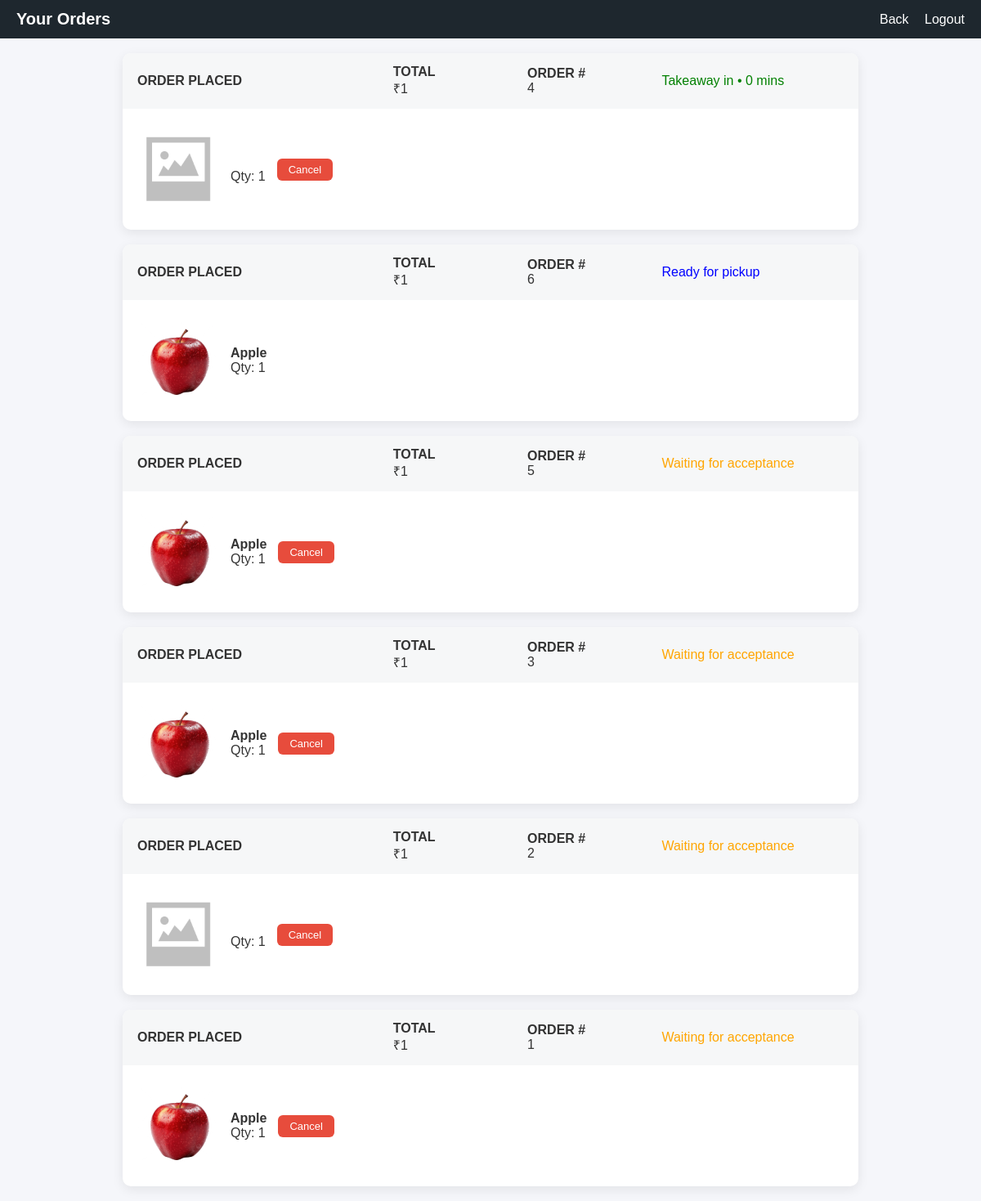
The page /order_history (signed in) on the database its author committed.
### tables this page shows
CREATE TABLE orders (
    id INTEGER PRIMARY KEY AUTOINCREMENT,
    customer_id INTEGER NOT NULL,
    stall_id INTEGER NOT NULL,
    price INTEGER,
    token INTEGER NOT NULL,
    status TEXT CHECK(
        status IN ('pending','accepted','rejected','ready','cancelled')
    ) DEFAULT 'pending',
    created_at DATETIME DEFAULT CURRENT_TIMESTAMP,
    accepted_at DATETIME,
    prep_time INTEGER,
    is_deleted INTEGER DEFAULT 0,
    FOREIGN KEY(customer_id) REFERENCES users(id) ON DELETE RESTRICT,
    FOREIGN KEY(stall_id) REFERENCES stalls(id) ON DELETE RESTRICT,
    UNIQUE(stall_id, token)
);

CREATE TABLE order_items (
    id INTEGER PRIMARY KEY AUTOINCREMENT,
    order_id INTEGER NOT NULL,
    product_id INTEGER NOT NULL,
    quantity INTEGER CHECK(quantity > 0) DEFAULT 1,
    FOREIGN KEY(order_id) REFERENCES orders(id) ON DELETE CASCADE,
    FOREIGN KEY(product_id) REFERENCES products(id) ON DELETE RESTRICT
);

CREATE TABLE products (
    id INTEGER PRIMARY KEY AUTOINCREMENT,
    stall_id INTEGER NOT NULL,
    product_name TEXT NOT NULL,
    price INTEGER NOT NULL,
    prep_time INTEGER NOT NULL,
    availability INTEGER CHECK(availability >= 0) DEFAULT 1,
    image TEXT,
    is_active INTEGER DEFAULT 1,
    FOREIGN KEY(stall_id) REFERENCES stalls(id) ON DELETE RESTRICT
);

### app.py (the view)
@app.route("/order_history")
def order_history():
    user=current_user()
    if not user or user["role"] != "customer":
        return redirect("/login")
    db = get_db()
    orders = db.execute("""
        SELECT
        o.id,
        o.token,
        o.status,
        COALESCE(SUM(oi.quantity * p.price), o.price) AS total_price,
        o.accepted_at,
        GROUP_CONCAT(
        COALESCE(p.product_name, '[Deleted Product]') || ' x' || oi.quantity
        ) AS item,
        SUM(p.prep_time * oi.quantity) AS prep_time
    FROM orders o
    LEFT JOIN order_items oi ON oi.order_id = o.id
    LEFT JOIN products p ON p.id = oi.product_id
    WHERE o.customer_id = ?
    GROUP BY
        o.id
ORDER BY
    CASE o.status
        WHEN 'accepted' THEN 1
        WHEN 'ready' THEN 1
        WHEN 'pending' THEN 2
        WHEN 'cancelled' THEN 3
        WHEN 'rejected' THEN 3
    END,
    o.id DESC
    """, (user["id"],)).fetchall()
    orders_with_eta = []
    orders_with_eta = apply_eta_queue(orders)
    order_items = {}
    for o in orders_with_eta:
        items = db.execute("""
        SELECT
        COALESCE(p.product_name, '[Deleted Product]') AS product_name,
        oi.quantity,
        p.image
        FROM order_items oi
        LEFT JOIN products p ON oi.product_id = p.id
        WHERE oi.order_id=?
        """, (o["id"],)).fetchall()
        order_items[o["id"]] = items
    db.close()
    return render_template(
        "your_orders.html",
        orders=orders_with_eta,
        order_items=order_items
    )

### app.py (called while the page is built)
def current_user():
    sid = session.get("active_sid")
    if not sid:
        return None
    sessions = session.get("sessions", {})
    user = sessions.get(sid)
    user = dict(user)
    if not user:
        return None
    user = dict(user)
    if "user" not in user:
        if "id" in user:
            user["user"] = user["id"]
        elif "user_id" in user:
            user["user"] = user["user_id"]
    return user

def get_db():
    conn = sqlite3.connect("database.db", timeout=10, check_same_thread=False)
    conn.row_factory = sqlite3.Row
    return conn

@app.context_processor
def inject_current_user():
    return dict(current_user=current_user)

### templates/your_orders.html (shortened to what this page needs)
{% extends "layout.html" %}
{% block content %}
<header class="navbar">
    <h1 class="logo">Your Orders</h1>
    <nav>
        <a href="/customer">Back</a>
        {% if user %}
  <a href="/logout">Logout</a>
{% endif %}
    </nav>
</header>
{% for o in orders %}
<div class="order-card">
  <div class="order-header">
    <div>
      <b>ORDER PLACED</b><br>
    </div>
    <div>
      <b>TOTAL</b><br>
      ₹{{ o.total_price }}
    </div>
    <div>
      <b>ORDER #</b><br>
      {{ o.token }}
    </div>
    <div>
      {% if o.status == "rejected" %}
  <span class="status rejected">Rejected by Owner</span>
{% elif o.status == "ready" %}
  <span class="status ready">Ready for pickup</span>
{% elif o.status == "accepted" %}
    {% if o.remaining is not none %}
    <span class="status accepted">Takeaway in • {{ o.remaining }} mins</span>
{% else %}
    <span>-</span>
{% endif %}
{% elif o.status == "pending" %}
  <span class="status pending">Waiting for acceptance</span>
  {% else %}
  <span class="status rejected">Cancelled by you</span>
{% endif %}
    </div>
  </div>
  <div class="order-body">
    {% for item in order_items[o.id] %}
      <div class="order-item">
        {% if item.image %}
          <img src="{{ url_for('static', filename='uploads/' ~ item.image) }}">
        {% else %}
          <img src="{{ url_for('static', filename='icons/no-image.png') }}">
        {% endif %}
        <div>
          <b>{{ item.product_name }}</b><br>
          Qty: {{ item.quantity }}
        </div>
        {% if o.status in ["pending", "accepted"] %}
  <form action="/cancel_order/{{ o.id }}" method="post" style="display:inline;">
    <button class="cancel-btn">Cancel</button>
  </form>
{% endif %}
      </div>
    {% endfor %}
  </div>
</div>
{% endfor %}
{% endblock %}

### templates/layout.html (shortened to what this page needs)
<!DOCTYPE html>
<html lang="en">
<head>
    <link rel="stylesheet" href="{{ url_for('static', filename='common.css') }}">
</head>
<body>
 {% set user = current_user() %}
{% block content %}{% endblock %}
</body>
</html>

### static/common.css (style rules this page uses)
* { box-sizing: border-box; margin: 0; padding: 0; font-family: Arial, Helvetica, sans-serif; }
a { text-decoration: none; color: inherit; }
body { margin: 0; width: 100%; background: #f5f6fa; color: #333; }
.navbar { background: #1e272e; color: #fff; padding: 12px 20px; display: flex; justify-content: space-between; align-items: center; }
.logo { font-size: 20px; }
.navbar a { color: #fff; margin-left: 15px; text-decoration: none; }
input, button { padding: 10px; font-size: 14px; }
button { padding: 6px 10px; font-size: 13px; border: none; cursor: pointer; }
.status.pending { color: orange; }
.status.accepted { color: green; }
.status.ready { color: blue; }
.cancel-btn { background: #e74c3c; color: #fff; border: none; padding: 6px 14px; border-radius: 6px; font-size: 13px; cursor: pointer; }
.order-card { max-width: 900px; margin: 18px auto; background: #fff; border-radius: 10px; box-shadow: 0 4px 14px rgba(0,0,0,0.08); }
.order-header { display: grid; grid-template-columns: 2fr 1fr 1fr 1.5fr; gap: 16px; padding: 14px 18px; background: #f6f7f8; border-radius: 10px 10px 0 0; align-items: center; }
.order-body { margin-top: 10px; padding: 14px 18px; }
.order-item { display: flex; gap: 14px; align-items: center; margin-bottom: 10px; }
.order-item img { width: 100px; height: 100px; object-fit: cover; border-radius: 6px; }
img { max-width: 100%; height: auto; object-fit: cover; opacity: 1; visibility: visible; }

### rows shown on the page
orders: total_price "1", token "4", remaining "0"
order_items: quantity "1"
orders: total_price "1", token "6", status "Ready for pickup"
order_items: image (picture), product_name "Apple", quantity "1"
orders: total_price "1", token "5", status "Waiting for acceptance"
order_items: image (picture), product_name "Apple", quantity "1"
orders: total_price "1", token "3", status "Waiting for acceptance"
order_items: image (picture), product_name "Apple", quantity "1"
orders: total_price "1", token "2", status "Waiting for acceptance"
order_items: quantity "1"
orders: total_price "1", token "1", status "Waiting for acceptance"
order_items: image (picture), product_name "Apple", quantity "1"
